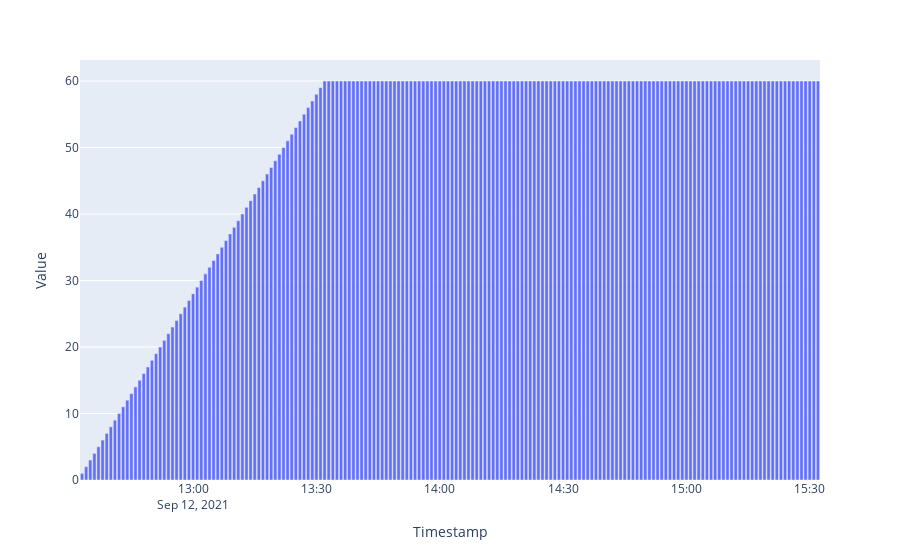

Notebook code for this chart:
### Code cell
fig = px.bar(df_users_active, x='Timestamp', y='Value')
fig.show()

### Figure 1 — Plotly figure (JSON) as saved in the notebook; plotly's stock layout.template omitted (floating-point values rounded to 4 significant figures; data arrays with more than 128 entries replaced by an {"elided": "..."} marker saying what was removed)
{"data": [{"alignmentgroup": "True", "hovertemplate": "Timestamp=%{x}<br>Value=%{y}<extra></extra>", "legendgroup": "", "marker": {"color": "#636efa", "pattern": {"shape": ""}}, "name": "", "offsetgroup": "", "orientation": "v", "showlegend": false, "textposition": "auto", "type": "bar", "x": {"elided": "180 str values"}, "xaxis": "x", "y": {"elided": "180 int values"}, "yaxis": "y"}], "layout": {"barmode": "relative", "legend": {"tracegroupgap": 0}, "margin": {"t": 60}, "xaxis": {"anchor": "y", "domain": [0, 1], "title": {"text": "Timestamp"}}, "yaxis": {"anchor": "x", "domain": [0, 1], "title": {"text": "Value"}}}}
